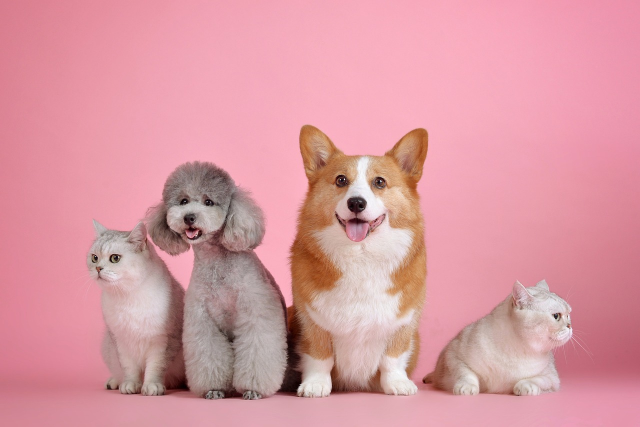
#> input picture images/cats-and-dogs.jpg, 1280 x 853 px (shown at 1/2 size)
$ jupyter execute --allow-errors objdtc_002_yolov3.ipynb
#> lines starting #> are read from the running program, lines starting #| are printed output that depends on the picture
[cell 1]
import cv2
import numpy as np

### Yolo 로드

#> (a cell that did not finish here is left out)

#### 내용 정리

- yolov3.weights : yolov3의 훈련된 가중치를 저장하고 있는 이진 파일
- yolov3.cfg :  yolov3의 네트워크 구성을 저장하고 있는 텍스트 파일

[cell 3]
classes = []   # class 배열
with open('./data/coco.names', 'r') as f:  # coco 파일 로드
#> (reads object-detection/data/coco.names from the repository)
    classes = [line.strip() for line in f.readlines()] # 읽어온 coco 파일을 whitespace(공백라인)를 제거하여 classes 배열에 할당

# net.getLayerNames() - 출력 레이어를 가져옴
#> (the rest of this cell did not finish here and is left out)

### 이미지 불러오기

[cell 4]
img = cv2.imread('../images/cats-and-dogs.jpg')
#> img is the input picture: shape (853, 1280, 3); mean B, G, R 162.3, 153, 217.6
img = cv2.resize(img, None, fx=0.4, fy=0.4)  # 이미지 크기를 재설정
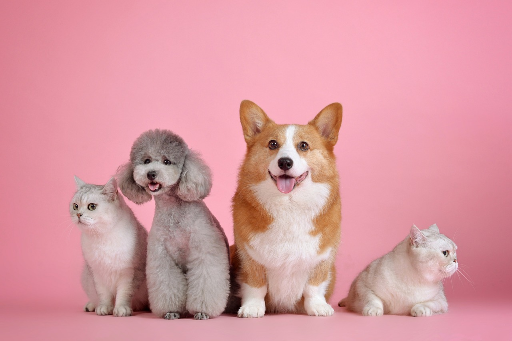
#> img: shape (341, 512, 3); mean B, G, R 162.2, 152.9, 217.6

height, width, channel = img.shape  # 해당 이미지의 속성
#> height = 341; width = 512; channel = 3

### 물체 감지

[cell 5]
blob = cv2.dnn.blobFromImage(img, 0.00392, (416, 416), (0, 0, 0), True, crop=False)  # 이미지를 blob(Binary Large Object) 객체로 처리
#> (the rest of this cell did not finish here and is left out)

### 물체 인식 정보 저장

[cell 6]
class_ids = []  # 인식한 사물 클래스 아이디
confidences = [] # 0에서 1까지 사물 인식에 대한 신뢰도
boxes = [] # 사물을 인식해서 그릴 상자에 대한 정보

#> (the rest of this cell did not finish here and is left out)

### 노이즈 제거
- 같은 사물에 대해서 박스가 여러 개인 것을 제거하는 Non Maximum Suppresion 작업 수행

[cell 7]
indexes = cv2.dnn.NMSBoxes(boxes, confidences, 0.5, 0.4)

### 결과 이미지 출력

[cell 8]
font = cv2.FONT_HERSHEY_PLAIN  # Font종류 중 하나인 FONT_HERSHEY_PLAIN(작은 크기 산세리프 폰트)를 적용

for i in range(len(boxes)):
    if i in indexes:
        x, y, w, h = boxes[i]
        label = str(classes[class_ids[i]])  # 클래스 아이디 지정해둔 것을 label변수에 저장
        color = colors[i]  # colors 배열에 색상을 넣어둔 것을 color에 저장
        cv2.rectangle(img, (x, y), (x + w, y + h), color, 2) # 사각형
        cv2.putText(img, label, (x, y-5), font, 1, color, 2) # yolo에서 학습된 사물의 명칭을 쓰기기

cv2.imshow('image', img) # 이미지 출력
cv2.waitKey()  # waitKey() : 0 -> 키 입력이 있을 때까지 무한 대기

# save output
cv2.imwrite('./output/yolov3_detection.png', img)

cv2.destroyAllWindows() # 열린 모든 창을 파괴(!)
